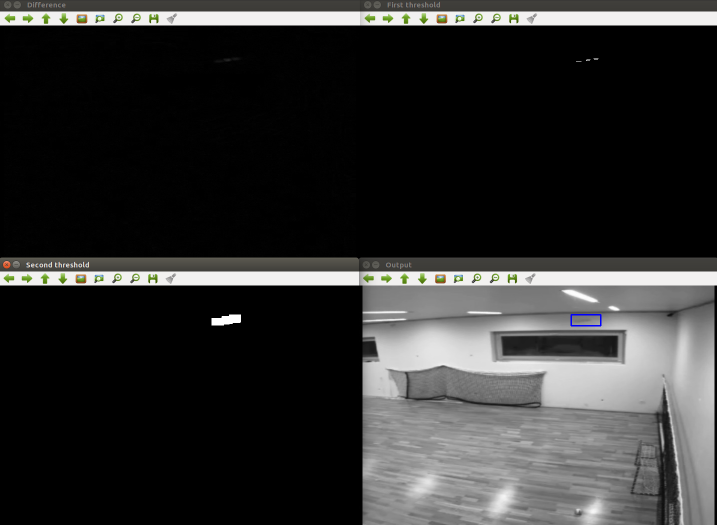
#> input picture MovingObjectDetection/example.png, 1434 x 1050 px, given in place of the camera (shown at 1/2 size)
$ python detect_colored_object.py   (older library calls are emulated)
#> lines starting #> are read from the running program, lines starting #| are printed output that depends on the picture; after the words box and inside, x2 and y2 are one past the last pixel; in counts of white or black regions, pixels touching at a corner belong together
# Import libraries
import cv2
import numpy as np

# define empty method for trackbar
def nothing(x):
    pass

# capture video
cap = cv2.VideoCapture(0)

# set up trackbar
trackbar = np.zeros((100,512,3), np.uint8)
cv2.namedWindow('Parameter')
cv2.createTrackbar('H min','Parameter',0,255,nothing)
cv2.createTrackbar('S min','Parameter',0,255,nothing)
cv2.createTrackbar('V min','Parameter',0,255,nothing)
cv2.createTrackbar('H max','Parameter',0,255,nothing)
cv2.createTrackbar('S max','Parameter',0,255,nothing)
cv2.createTrackbar('V max','Parameter',0,255,nothing)
cv2.createTrackbar('E kernel','Parameter',0,20,nothing)
cv2.createTrackbar('D kernel','Parameter',0,20,nothing)
switch = '1'
cv2.createTrackbar(switch, 'Parameter',0,1,nothing)

while(True):

    # capture current image
    ret, frame = cap.read()
#> frame is the input picture: shape (1050, 1434, 3); mean B, G, R 47, 47.6, 47.6
    hsv = cv2.cvtColor(frame, cv2.COLOR_BGR2HSV)
#> hsv: shape (1050, 1434, 3); mean H, S, V 2.2, 2.1, 47.9

    # read parameters
    h_min = cv2.getTrackbarPos('H min','Parameter')
    s_min = cv2.getTrackbarPos('S min','Parameter')
    v_min = cv2.getTrackbarPos('V min','Parameter')
    h_max = cv2.getTrackbarPos('H max','Parameter')
    s_max = cv2.getTrackbarPos('S max','Parameter')
    v_max = cv2.getTrackbarPos('V max','Parameter')
    swi = cv2.getTrackbarPos(switch,'Parameter')
    erode_kernel_size =  cv2.getTrackbarPos('E kernel','Parameter')
    erode_kernel = np.ones((erode_kernel_size,erode_kernel_size),np.uint8)
    #erode_kernel = np.ones((5,5),np.uint8)
    dilate_kernel_size =  cv2.getTrackbarPos('D kernel','Parameter')
    dilate_kernel = np.ones((dilate_kernel_size,dilate_kernel_size),np.uint8)
    #dilate_kernel = np.ones((13,13),np.uint8)
    if swi == 0:
        trackbar[:] = 0
    else:
        trackbar[:] = ([h_min,s_min,v_min])

    # filter color
    lower_color = np.array([h_min,s_min,v_min])
    #lower_color = np.array([30,65,160])
    upper_color = np.array([h_max,s_max,v_max])
    #upper_color = np.array([100,125,220])
    bin_color_img = cv2.inRange(hsv, lower_color, upper_color)
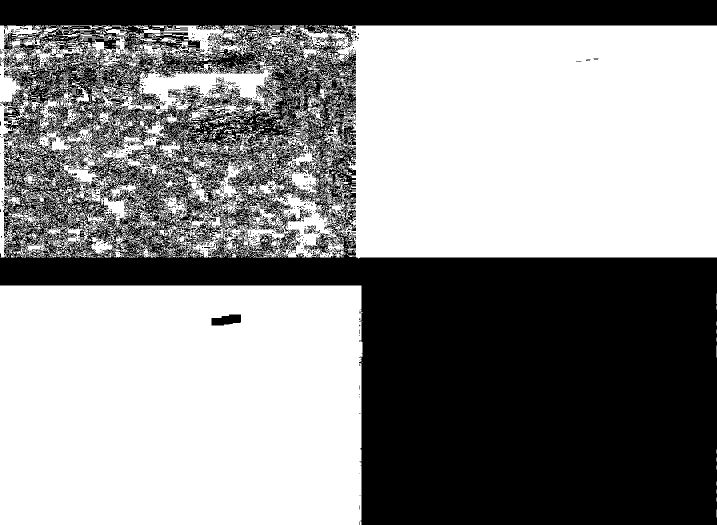
#> bin_color_img: shape (1050, 1434) (shown at 1/2 size); 56.2% white; 1798 black regions (1759 under 20 px), largest, box (x1, y1, x2, y2) and area: (0, 0, 1434, 1050) 650907, (423, 629, 482, 651) 986, (514, 435, 577, 467) 484
    #filtered = cv2.bitwise_and(frame,frame, mask= bin_color_img)

    # erode image
    bin_erode_img = cv2.erode(bin_color_img,erode_kernel)
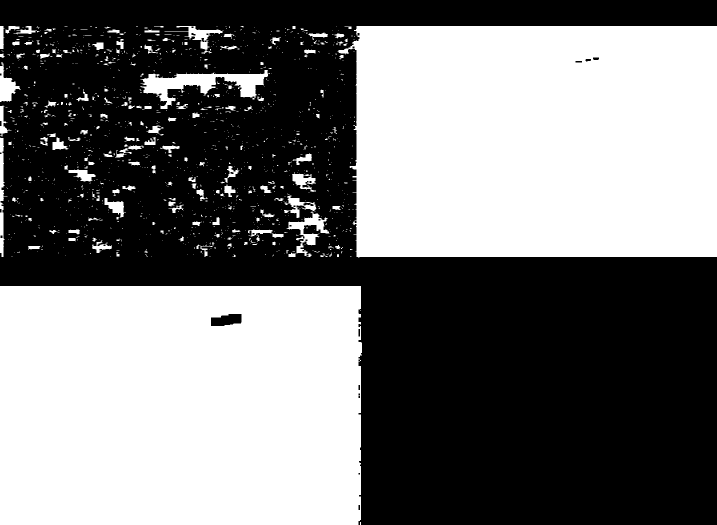
#> bin_erode_img: shape (1050, 1434) (shown at 1/2 size); 47.3% white; 1220 white regions (1024 under 20 px), largest, box (x1, y1, x2, y2) and area: (0, 572, 724, 1050) 343553, (675, 52, 1434, 515) 333447, (281, 140, 540, 218) 7338

    # dilate image
    bin_dilate_img = cv2.dilate(bin_erode_img,dilate_kernel)
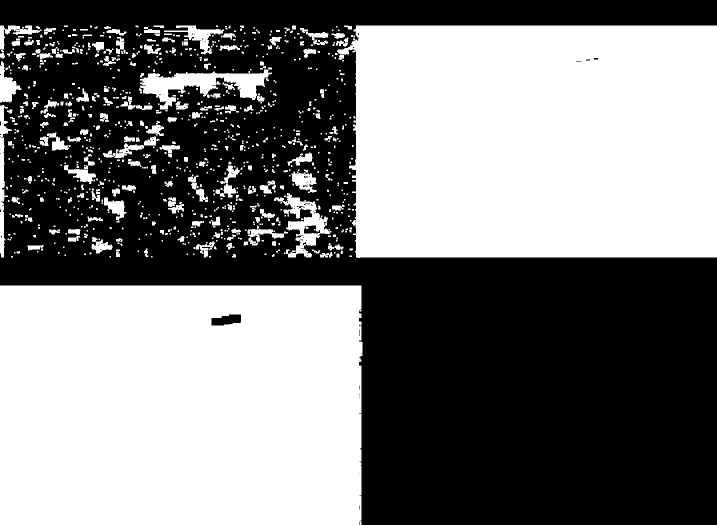
#> bin_dilate_img: shape (1050, 1434) (shown at 1/2 size); 49.4% white; 941 white regions (586 under 20 px)

    # find contours
    contour_image, contours, hierarchy = cv2.findContours(bin_dilate_img, cv2.RETR_EXTERNAL,cv2.CHAIN_APPROX_SIMPLE)
#> contours = 939 contours, 711 with area under 20; largest, box (x1, y1, x2, y2) and area: (0, 571, 725, 1050) 344956, (674, 51, 1434, 516) 334594, (280, 139, 544, 219) 8228, (548, 386, 663, 515) 4990, (0, 210, 24, 515) 2230

    # fit bounding box
    try: hierarchy = hierarchy[0]
    except: hierarchy = []

    height, width = bin_dilate_img.shape
#> height = 1050; width = 1434
    min_x, min_y = width, height
#> min_x = 1434; min_y = 1050
    max_x = max_y = 0

    output_img = frame.copy()
    for contour, hier in zip(contours, hierarchy):
        (x,y,w,h) = cv2.boundingRect(contour)
        #print(x,y,w,h)
        min_x, max_x = min(x, min_x), max(x+w, max_x)
        min_y, max_y = min(y, min_y), max(y+h, max_y)
        if w > 80 and h > 80:
            cv2.rectangle(output_img, (x,y), (x+w,y+h), (255, 0, 0), 2)
#> this loop made 939 passes
#> (contour, hier, x, y, w, h, max_x, min_y) on passes 2 to 4: ([[418, 512], [418, 514], [421, 514], [421, 512]], [2, 0, -1, -1], 418, 512, 4, 3, 725, 512), ([[302, 512], [302, 514], [304, 514], [304, 512]], [3, 1, -1, -1], 302, 512, 3, 3, 725, 512), ([[219, 512], [219, 514], [221, 514], [221, 512]], [4, 2, -1, -1], 219, 512, 3, 3, 725, 512)
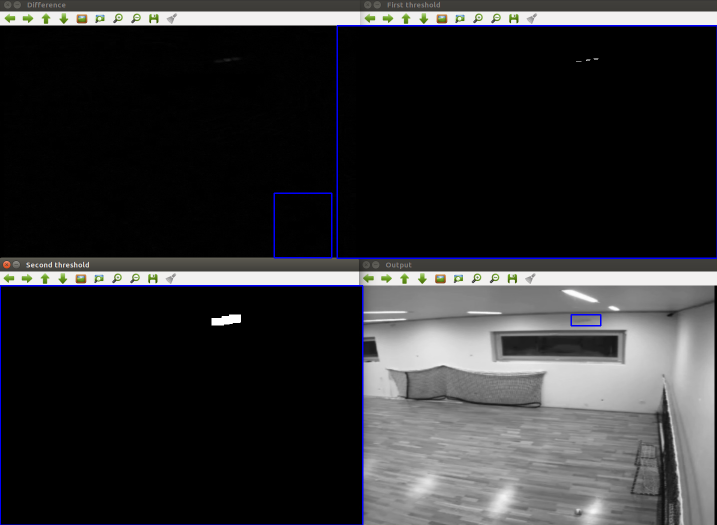
#> output_img: shape (1050, 1434, 3) (shown at 1/2 size); 0.87% of pixels changed, all inside (x1, y1, x2, y2) = (0, 50, 1434, 1050)

    if max_x - min_x > 0 and max_y - min_y > 0:
        cv2.rectangle(output_img, (min_x, min_y), (max_x, max_y), (255, 0, 0), 2)
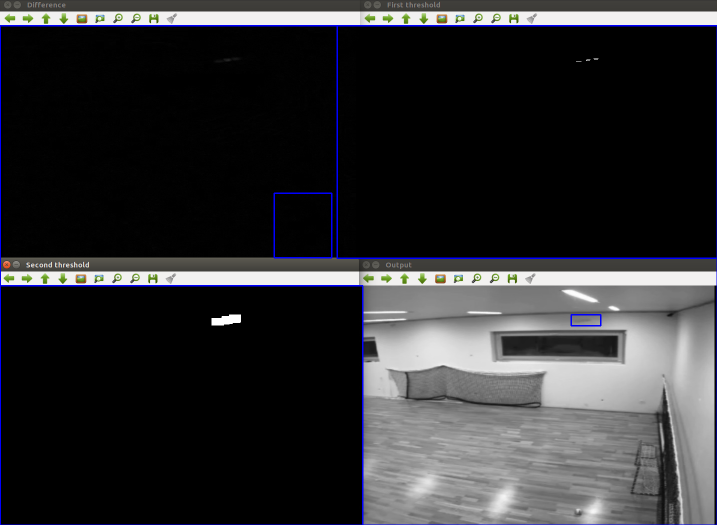
#> output_img: shape (1050, 1434, 3) (shown at 1/2 size); 0.29% of pixels changed, all inside (x1, y1, x2, y2) = (0, 50, 1434, 1050)

    # display steps
    cv2.imshow('Parameter',trackbar)
    cv2.imshow('Input',frame)
    cv2.moveWindow('Input',600,0)
    cv2.imshow('HSV',hsv)
    cv2.moveWindow('HSV',1250,0)
    cv2.imshow('Mask',bin_color_img)
    cv2.moveWindow('Mask',0,560)
    #cv2.imshow('erode',ero)
    #cv2.moveWindow('erode',0,600)
    cv2.imshow('Morph',bin_dilate_img)
    cv2.moveWindow('Morph',675,560)
    cv2.imshow('Output',output_img)
    cv2.moveWindow('Output',1250,560)

    if cv2.waitKey(1) & 0xFF == ord('q'):
#> (key q is pressed here)
        break

# release stream
cap.release()
cv2.destroyAllWindows()
